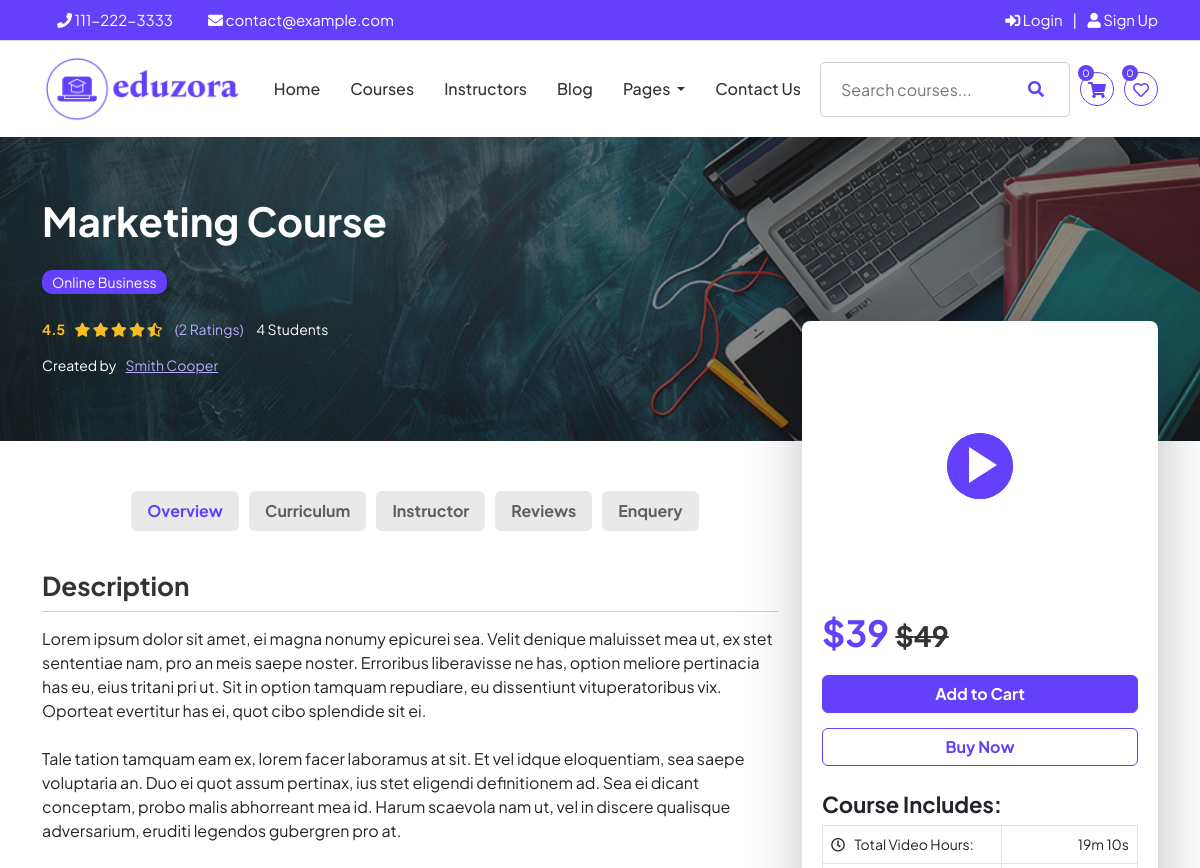
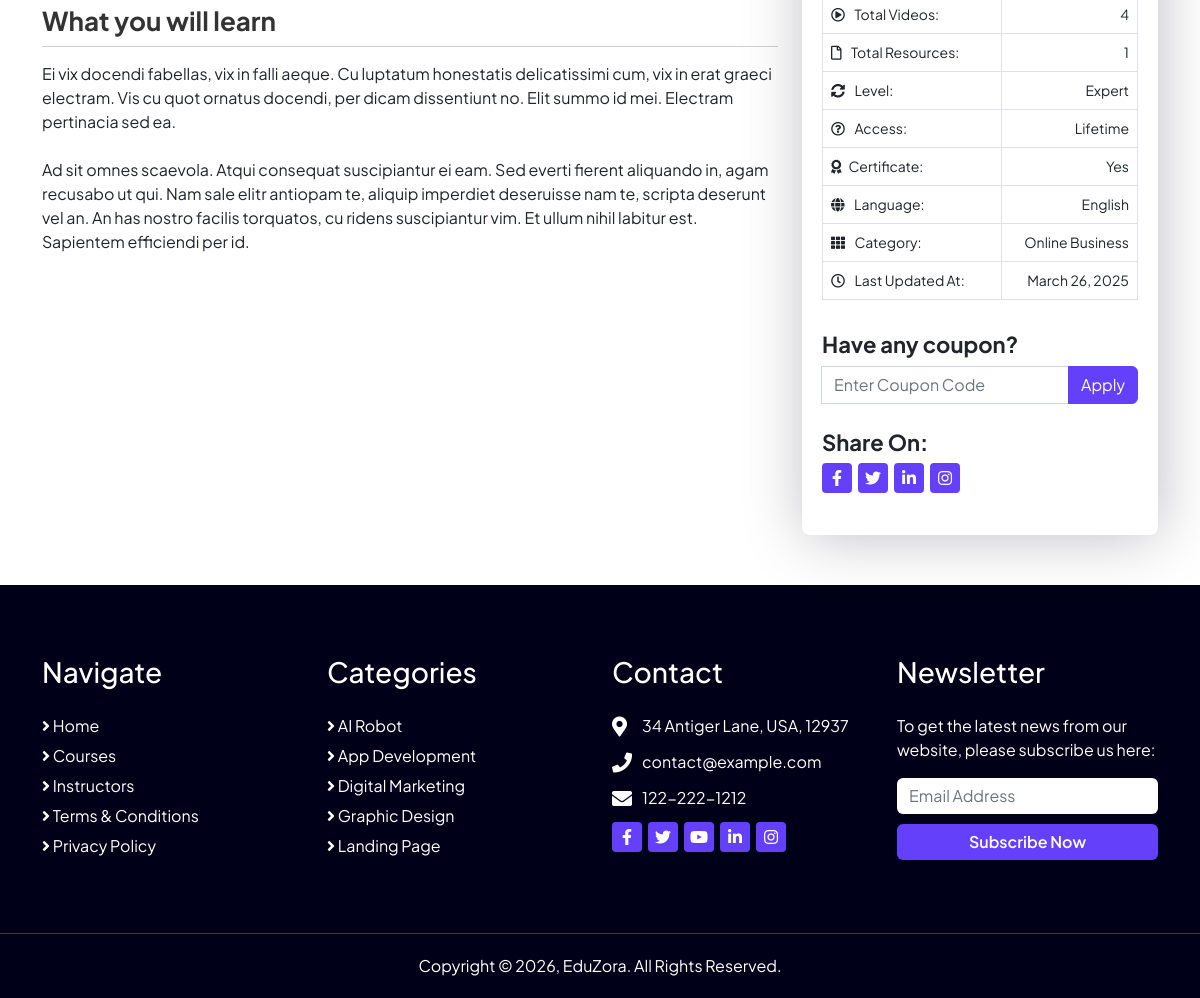
/eduzora_lms_final_project/course/marketing-course, run on the app's committed database (2 pictures, top to bottom).
### tables this page shows
CREATE TABLE `settings` (
  `id` int NOT NULL,
  `sales_commission` int NOT NULL,
  `minimum_withdraw_amount` int NOT NULL,
  `withdraw_fee` int NOT NULL,
  `logo` text NOT NULL,
  `favicon` text NOT NULL
);

CREATE TABLE `courses` (
  `id` int NOT NULL,
  `title` text NOT NULL,
  `slug` text NOT NULL,
  `description` text NOT NULL,
  `price` int NOT NULL,
  `price_old` text,
  `category_id` int NOT NULL,
  `level_id` int NOT NULL,
  `language_id` int NOT NULL,
  `instructor_id` int NOT NULL,
  `total_student` int NOT NULL,
  `total_rating` int NOT NULL,
  `total_rating_score` int NOT NULL,
  `average_rating` float NOT NULL,
  `featured_photo` text NOT NULL,
  `featured_banner` text NOT NULL,
  `featured_video_type` text NOT NULL,
  `featured_video_content` text NOT NULL,
  `total_video` int NOT NULL,
  `total_resource` int NOT NULL,
  `total_video_second` int NOT NULL,
  `updated_at` datetime NOT NULL,
  `status` text NOT NULL
);

CREATE TABLE `categories` (
  `id` int NOT NULL,
  `name` varchar(100) NOT NULL,
  `icon` varchar(30) NOT NULL
);

CREATE TABLE `instructors` (
  `id` int NOT NULL,
  `name` varchar(50) NOT NULL,
  `designation` varchar(100) NOT NULL,
  `email` varchar(50) NOT NULL,
  `photo` varchar(100) DEFAULT NULL,
  `password` varchar(150) NOT NULL,
  `phone` varchar(20) DEFAULT NULL,
  `address` varchar(255) DEFAULT NULL,
  `country` varchar(50) DEFAULT NULL,
  `state` varchar(50) DEFAULT NULL,
  `city` varchar(50) DEFAULT NULL,
  `zip` varchar(10) DEFAULT NULL,
  `biography` mediumtext,
  `website` varchar(100) DEFAULT NULL,
  `facebook` varchar(100) DEFAULT NULL,
  `twitter` varchar(100) DEFAULT NULL,
  `linkedin` varchar(100) DEFAULT NULL,
  `instagram` varchar(100) DEFAULT NULL,
  `total_course` int NOT NULL,
  `total_rating` int NOT NULL,
  `total_rating_score` int NOT NULL,
  `average_rating` float NOT NULL,
  `token` varchar(80) DEFAULT NULL,
  `status` tinyint NOT NULL
);

CREATE TABLE `levels` (
  `id` int NOT NULL,
  `name` varchar(100) NOT NULL
);

CREATE TABLE `languages` (
  `id` int NOT NULL,
  `name` varchar(100) NOT NULL
);

### eduzora_lms_final_project/course.php (the view, shortened to what the rows shown need)
<?php include "header.php"; ?>
<?php
$statement = $pdo->prepare("SELECT t1.*,
                            t2.name as category_name,
                            t3.name as instructor_name,
                            t3.email as instructor_email,
                            t3.photo as instructor_photo,
                            t3.designation as instructor_designation,
                            t3.average_rating as instructor_average_rating,
                            t3.total_rating as instructor_total_rating,
                            t3.biography as instructor_biography,
                            t3.facebook as instructor_facebook,
                            t3.twitter as instructor_twitter,
                            t3.linkedin as instructor_linkedin,
                            t3.instagram as instructor_instagram,
                            t3.id as instructor_id,
                            t4.name as level_name,
                            t5.name as language_name
                            FROM courses t1
                            JOIN categories t2
                            ON t1.category_id = t2.id
                            JOIN instructors t3
                            ON t1.instructor_id = t3.id
                            JOIN levels t4
                            ON t1.level_id = t4.id
                            JOIN languages t5
                            ON t1.language_id = t5.id
                            WHERE t1.slug=? AND t1.status=?");
$statement->execute([$_REQUEST['slug'],'Active']);
$course = $statement->fetch(PDO::FETCH_ASSOC);
?>
<div class="page-top page-course" style="background-image: url('<?php echo BASE_URL; ?>uploads/<?php echo $course['featured_banner']; ?>')">
    <div class="container">
        <div class="row">
            <div class="col-lg-8 col-md-12">
                <h2><?php echo $course['title']; ?></h2>
                <div class="category"><a href=""><?php echo $course['category_name']; ?></a></div>
                <div class="rating">
                    <span><?php echo number_format($course['average_rating'],1); ?></span>
                    <span>
                    <?php
                    if($course['average_rating'] == 5) {
                        ?>
                        <i class="fas fa-star"></i>
                        <i class="fas fa-star"></i>
                        <i class="fas fa-star"></i>
                        <i class="fas fa-star"></i>
                        <i class="fas fa-star"></i>
                        <?php
                    } elseif($course['average_rating'] == 4.5) {
                        ?>
                        <i class="fas fa-star"></i>
                        <i class="fas fa-star"></i>
                        <i class="fas fa-star"></i>
                        <i class="fas fa-star"></i>
                        <i class="fas fa-star-half-alt"></i>
                        <?php
                    }
                    ?>
                    </span>
                    <span class="tot">(<?php echo $course['total_rating']; ?> Ratings)</span>
                    <span class="std"><?php echo $course['total_student']; ?> Students</span>
                </div>
                <div class="author">
                    Created by <a href="<?php echo BASE_URL; ?>instructor/<?php echo $course['instructor_id']; ?>"><?php echo $course['instructor_name']; ?></a>
                </div>
            </div>
        </div>
    </div>
</div>
<div class="course-detail pt_50 pb_50">
    <div class="container">
        <div class="row">
            <div class="col-xl-8 col-lg-8 col-md-12">
                <div class="main-item mb_50">
                    <div class="tab-content" id="myTabContent">
                        <div class="tab-pane fade show active description-data" id="tab-overview-pane" role="tabpanel" aria-labelledby="tab-overview" tabindex="0">
                            <?php echo $course['description']; ?>
                        </div>
                    </div>
                </div>
            </div>
            <div class="col-xl-4 col-lg-4 col-md-12">
                <div class="course-detail-sidebar">
                    <div class="sidebar-video" style="background-image: url(<?php echo BASE_URL; ?>uploads/<?php echo $course['featured_photo'] ?>);">
                        <?php if($course['featured_video_type'] == 'youtube'): ?>
                            <a class="video-button" href="https://www.youtube.com/watch?v=<?php echo $course['featured_video_content'] ?>"><span></span></a>
                        <?php elseif($course['featured_video_type'] == 'vimeo'): ?>
                            <a class="video-button" href="https://www.vimeo.com/<?php echo $course['featured_video_content'] ?>"><span></span></a>
                        <?php else: ?>
                            <a class="video-button" href="<?php echo BASE_URL; ?>uploads/<?php echo $course['featured_video_content'] ?>"><span></span></a>
                        <?php endif; ?>
                    </div>
                    <div class="price">
                        <?php if(isset($_SESSION['coupon'][$course['id']])): ?>
                            <?php
                            $q = $pdo->prepare("SELECT * FROM coupons WHERE coupon_name=?");
                            $q->execute([$_SESSION['coupon'][$course['id']]]);
                            $coupon_data = $q->fetch(PDO::FETCH_ASSOC);
                            $coupon_discount = $coupon_data['discount_percentage'];
                            $price = $course['price'];
                            $discount = ($price*$coupon_discount)/100;
                            $final_price = $price - $discount;
                            $final_price = floor($final_price);
                            ?>
                            $<?php echo $final_price; ?> <del>$<?php echo $course['price']; ?></del>
                        <?php else: ?>
                            $<?php echo $course['price']; ?> <?php if($course['price_old']!=''): ?><del>$<?php echo $course['price_old']; ?></del><?php endif; ?>
                        <?php endif; ?>
                    </div>
                    <div class="cart-button">
                        <form action="<?php echo BASE_URL; ?>cart-add.php" method="post">
                        </form>
                    </div>
                    <div class="buy-now-button">
                        <a href="" class="btn btn-primary">Buy Now</a>
                    </div>
                    <div class="include">
                        <h3>Course Includes:</h3>
                        <div class="table-responsive">
                            <table class="table table-bordered">
                                <tr>
                                    <th><i class="far fa-clock"></i> Total Video Hours:</th>
                                    <td>
                                        <?php echo convert_seconds_to_minutes_hours($course['total_video_second']); ?>
                                    </td>
                                </tr>
                                <tr>
                                    <th><i class="far fa-play-circle"></i> Total Videos:</th>
                                    <td><?php echo $course['total_video']; ?></td>
                                </tr>
                                <tr>
                                    <th><i class="far fa-file"></i> Total Resources:</th>
                                    <td><?php echo $course['total_resource']; ?></td>
                                </tr>
                                <tr>
                                    <th><i class="fas fa-sync-alt"></i> Level:</th>
                                    <td><?php echo $course['level_name']; ?></td>
                                </tr>
                                <tr>
                                    <th><i class="far fa-question-circle"></i> Access:</th>
                                </tr>
                                <tr>
                                    <th><i class="fas fa-award"></i>Certificate:</th>
                                </tr>
                                <tr>
                                    <th><i class="fas fa-globe"></i> Language:</th>
                                    <td><?php echo $course['language_name']; ?></td>
                                </tr>
                                <tr>
                                    <th><i class="fas fa-th"></i> Category:</th>
                                    <td><?php echo $course['category_name']; ?></td>
                                </tr>
                                <tr>
                                    <th><i class="far fa-clock"></i> Last Updated At:</th>
                                    <td><?php echo date('F d, Y', strtotime($course['updated_at'])); ?></td>
                                </tr>
                            </table>
                        </div>
                    </div>
                    <div class="coupon">
                        <h3>Have any coupon?</h3>
                        <?php if(isset($_SESSION['coupon'][$course['id']])): ?>
                        <?php
                            echo 'Applied Coupon = '.$_SESSION['coupon'][$course['id']];
                        ?>
                        <form action="" method="post">
                            <input type="hidden" name="course_id" value="<?php echo $course['id']; ?>">
                            <button type="submit" class="btn btn-danger btn-sm" name="form_remove_coupon">Remove Coupon</button>
                        </form>
                        <?php else: ?>
                        <form action="" method="post">
                        </form>
                        <?php endif; ?>
                    </div>
                    <div class="share">
                        <h3>Share On:</h3>
                        <div class="social">
                        </div>
                    </div>
                </div>
            </div>
        </div>
    </div>
</div>
<?php include "footer.php"; ?>

### eduzora_lms_final_project/header.php (shortened to what the rows shown need)
<?php
include 'config/config.php';
include 'config/functions.php';
$statement = $pdo->prepare("SELECT * FROM settings WHERE id=?");
$statement->execute([1]);
$setting_data = $statement->fetch(PDO::FETCH_ASSOC);
?>
<!DOCTYPE html>
<html lang="en">
    <head>
        <link rel="stylesheet" href="<?php echo BASE_URL; ?>dist-front/css/bootstrap.min.css">
        <link rel="stylesheet" href="<?php echo BASE_URL; ?>dist-front/css/bootstrap-datepicker.min.css">
        <link rel="stylesheet" href="<?php echo BASE_URL; ?>dist-front/css/animate.min.css">
        <link rel="stylesheet" href="<?php echo BASE_URL; ?>dist-front/css/magnific-popup.css">
        <link rel="stylesheet" href="<?php echo BASE_URL; ?>dist-front/css/owl.carousel.min.css">
        <link rel="stylesheet" href="<?php echo BASE_URL; ?>dist-front/css/select2.min.css">
        <link rel="stylesheet" href="<?php echo BASE_URL; ?>dist-front/css/select2-bootstrap.min.css">
        <link rel="stylesheet" href="<?php echo BASE_URL; ?>dist-front/css/iziToast.min.css">
        <link rel="stylesheet" href="<?php echo BASE_URL; ?>dist-front/css/all.css">
        <link rel="stylesheet" href="<?php echo BASE_URL; ?>dist-front/css/meanmenu.css">
        <link rel="stylesheet" href="<?php echo BASE_URL; ?>dist-front/css/spacing.css">
        <link rel="stylesheet" href="<?php echo BASE_URL; ?>dist-front/css/style.css">
    </head>
    <body>
        <div class="top">
            <div class="container">
            </div>
        </div>
        <div class="navbar-area" id="stickymenu">
            <div class="main-nav">
                <div class="container">
                    <nav class="navbar navbar-expand-md navbar-light">
                        <a class="navbar-brand" href="<?php echo BASE_URL; ?>">
                            <img src="<?php echo BASE_URL; ?>uploads/<?php echo $setting_data['logo']; ?>" alt="">
                        </a>
                    </nav>
                </div>
            </div>
        </div>

### eduzora_lms_final_project/footer.php (shortened to what the rows shown need)
        <div class="footer pt_70">
            <div class="container">
                <div class="row">
                    <div class="col-lg-3 col-md-6">
                        <div class="item pb_50">
                            <h2 class="heading">Navigate</h2>
                        </div>
                    </div>
                    <div class="col-lg-3 col-md-6">
                        <div class="item pb_50">
                            <h2 class="heading">Categories</h2>
                            <ul class="useful-links">
                                <?php
                                $statement = $pdo->prepare("SELECT * FROM categories ORDER BY name ASC LIMIT 5");
                                $statement->execute();
                                $result = $statement->fetchAll(PDO::FETCH_ASSOC);
                                foreach ($result as $row) {
                                    ?>
                                    <li><a href="<?php echo BASE_URL; ?>courses.php?title=&price=&language=&category=<?php echo $row['id']; ?>&review=&level="><i class="fas fa-angle-right"></i> <?php echo $row['name']; ?></a></li>
                                    <?php
                                }
                                ?>
                            </ul>
                        </div>
                    </div>
                    <div class="col-lg-3 col-md-6">
                        <div class="item pb_50">
                            <h2 class="heading">Contact</h2>
                        </div>
                    </div>
                    <div class="col-lg-3 col-md-6">
                        <div class="item pb_50">
                            <h2 class="heading">Newsletter</h2>
                        </div>
                    </div>
                </div>
            </div>
        </div>
        <div class="footer-bottom">
            <div class="container">
            </div>
        </div>
    </body>
</html>

### data on the page
settings: logo (picture)
courses: featured_banner (picture), title "Marketing Course", category.name "Online Business", average_rating "4.5", total_rating "2", total_student "4", instructor.name "Smith Cooper", description "Description Lorem ipsum dolor sit amet, ei magna nonumy epicurei sea. Velit denique maluisset mea ut, ex stet sententiae nam, pro an meis saepe noster. Erroribus liberavisse ne has, option meliore pertinacia has eu, eius tritani pri ut. Sit in option tamquam repudiare, eu dissentiunt vituperatoribus vix. Oporteat evertitur has ei, quot cibo splendide sit ei. Tale tation tamquam eam ex, lorem facer laboramus at sit. Et vel idque eloquentiam, sea saepe voluptaria an. Duo ei quot assum pertinax, ius stet eligendi definitionem ad. Sea ei dicant conceptam, probo malis abhorreant mea id. Harum scaevola nam ut, vel in discere qualisque adversarium, eruditi legendos gubergren pro at. What you will…", price "39", price_old "49", total_video_second "19m 10s", total_video "4", total_resource "1", level.name "Expert", language.name "English", updated_at "March 26, 2025"
categories: name "AI Robot"
categories: name "App Development"
categories: name "Digital Marketing"
categories: name "Graphic Design"
categories: name "Landing Page"
